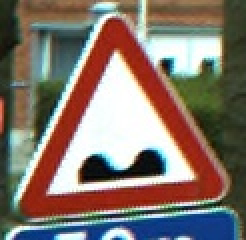
#> input picture Compare Histogram/t1/Similiar/1.jpg, 123 x 120 px, found by its file name (shown 2 times larger)
$ python histogms.py
#> lines starting #> are read from the running program, lines starting #| are printed output that depends on the picture
import cv2
import csv
img = cv2.imread('n1/1.jpg',0)
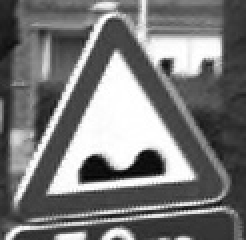
#> img: shape (120, 123) (shown 2 times larger); min 0, max 255, mean 120.4
img2 = cv2.imread('n1/2.jpg',0)
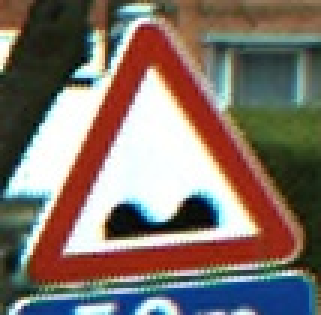
#> input picture Compare Histogram/t1/Similiar/2.jpg, 107 x 105 px, found by its file name (shown 3 times larger)
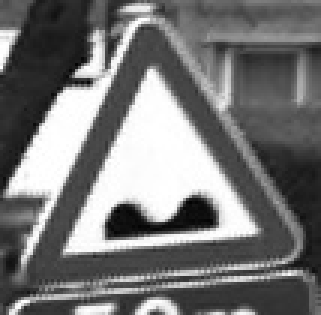
#> img2: shape (105, 107) (shown 3 times larger); min 2, max 255, mean 118.7
img3 = cv2.imread('n1/3.jpg',0)
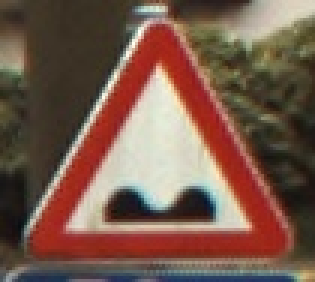
#> input picture Compare Histogram/t1/Similiar/3.jpg, 105 x 94 px, found by its file name (shown 3 times larger)
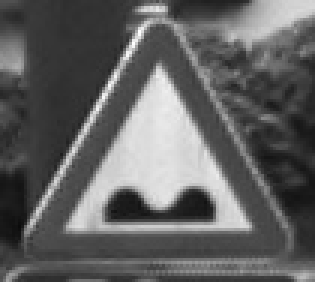
#> img3: shape (94, 105) (shown 3 times larger); min 11, max 254, mean 97.4
hist = cv2.calcHist([img], [0], None, [256], [0, 256])    #calculate histograms
#> hist = 256 values, max 469 at index 254, min 0 at index 1, mean 57.66
hist2 = cv2.calcHist([img2], [0], None, [256], [0, 256])
#> hist2 = 256 values, max 430 at index 255, min 0 at index 0, mean 43.89
hist3 = cv2.calcHist([img3], [0], None, [256], [0, 256])
#> hist3 = 256 values, max 230 at index 50, min 0 at index 0, mean 38.55
l=len(hist)  #length of array
#> l = 256
print(hist)
#> (printed output is left out)
i=0
with open('his.csv', "w") as f:
    writer = csv.writer(f, dialect='excel')  #writer to write oin csv file
    writer.writerow(['Pic 1','Pic 2','Pic 3'])
    for i in range(l):
        writer.writerow([hist[i],hist2[i],hist3[i]])
